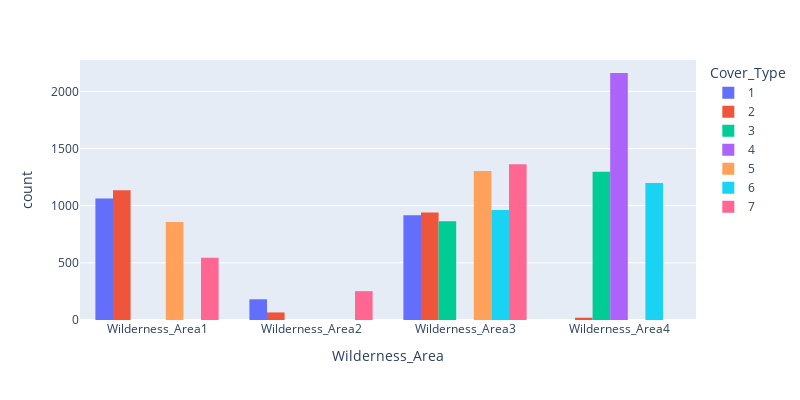

Here is the notebook cell this chart was saved with:
### Code cell
fig = px.histogram(data.sort_values(['Cover_Type', 'Wilderness_Area']),
                       x = "Wilderness_Area", color = "Cover_Type", barmode = "group",
                       height = 400, width = 800)
fig.show()
# We can see that some wilderness areas only have certain forest cover types.
# None of the wilderness areas have ALL forest cover types.

### Figure 1 — Plotly figure (JSON) as saved in the notebook; plotly's stock layout.template omitted (floating-point values rounded to 4 significant figures; data arrays with more than 128 entries replaced by an {"elided": "..."} marker saying what was removed)
{"data": [{"alignmentgroup": "True", "bingroup": "x", "hovertemplate": "Cover_Type=1<br>Wilderness_Area=%{x}<br>count=%{y}<extra></extra>", "legendgroup": "1", "marker": {"color": "#636efa"}, "name": "1", "offsetgroup": "1", "orientation": "v", "showlegend": true, "type": "histogram", "x": {"elided": "2160 str values"}, "xaxis": "x", "yaxis": "y"}, {"alignmentgroup": "True", "bingroup": "x", "hovertemplate": "Cover_Type=2<br>Wilderness_Area=%{x}<br>count=%{y}<extra></extra>", "legendgroup": "2", "marker": {"color": "#EF553B"}, "name": "2", "offsetgroup": "2", "orientation": "v", "showlegend": true, "type": "histogram", "x": {"elided": "2160 str values"}, "xaxis": "x", "yaxis": "y"}, {"alignmentgroup": "True", "bingroup": "x", "hovertemplate": "Cover_Type=3<br>Wilderness_Area=%{x}<br>count=%{y}<extra></extra>", "legendgroup": "3", "marker": {"color": "#00cc96"}, "name": "3", "offsetgroup": "3", "orientation": "v", "showlegend": true, "type": "histogram", "x": {"elided": "2160 str values"}, "xaxis": "x", "yaxis": "y"}, {"alignmentgroup": "True", "bingroup": "x", "hovertemplate": "Cover_Type=4<br>Wilderness_Area=%{x}<br>count=%{y}<extra></extra>", "legendgroup": "4", "marker": {"color": "#ab63fa"}, "name": "4", "offsetgroup": "4", "orientation": "v", "showlegend": true, "type": "histogram", "x": {"elided": "2160 str values"}, "xaxis": "x", "yaxis": "y"}, {"alignmentgroup": "True", "bingroup": "x", "hovertemplate": "Cover_Type=5<br>Wilderness_Area=%{x}<br>count=%{y}<extra></extra>", "legendgroup": "5", "marker": {"color": "#FFA15A"}, "name": "5", "offsetgroup": "5", "orientation": "v", "showlegend": true, "type": "histogram", "x": {"elided": "2160 str values"}, "xaxis": "x", "yaxis": "y"}, {"alignmentgroup": "True", "bingroup": "x", "hovertemplate": "Cover_Type=6<br>Wilderness_Area=%{x}<br>count=%{y}<extra></extra>", "legendgroup": "6", "marker": {"color": "#19d3f3"}, "name": "6", "offsetgroup": "6", "orientation": "v", "showlegend": true, "type": "histogram", "x": {"elided": "2160 str values"}, "xaxis": "x", "yaxis": "y"}, {"alignmentgroup": "True", "bingroup": "x", "hovertemplate": "Cover_Type=7<br>Wilderness_Area=%{x}<br>count=%{y}<extra></extra>", "legendgroup": "7", "marker": {"color": "#FF6692"}, "name": "7", "offsetgroup": "7", "orientation": "v", "showlegend": true, "type": "histogram", "x": {"elided": "2160 str values"}, "xaxis": "x", "yaxis": "y"}], "layout": {"barmode": "group", "height": 400, "legend": {"title": {"text": "Cover_Type"}, "tracegroupgap": 0}, "margin": {"t": 60}, "width": 800, "xaxis": {"anchor": "y", "domain": [0, 1], "title": {"text": "Wilderness_Area"}}, "yaxis": {"anchor": "x", "domain": [0, 1], "title": {"text": "count"}}}}
